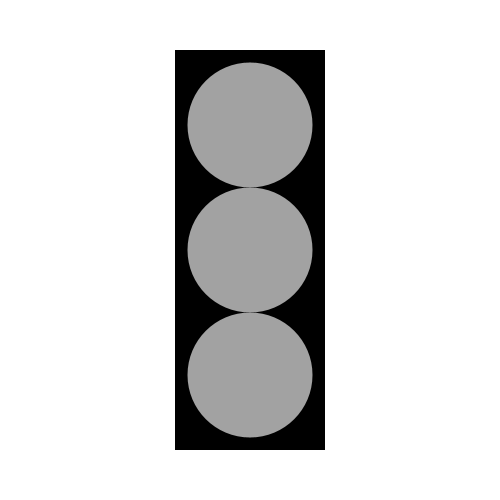
Frame 1 (no input)
Frame 60 (the mouse pressed at the canvas centre just before this capture): identical to frame 1, image omitted
Frame 120 (the mouse held since frame 60 and released just before this capture): identical to frame 1, image omitted

The Processing sketch that drew this single still picture (run headless with seeded random() and noise(); from frame 60 on, the mouse is pressed at the canvas centre):

// Processing sketch: TaskThree
// ── TaskThree.pde
//Declaring variables
int redLight = color(255, 0, 0); //Color red
int yellowLight = color(255, 255, 0); //Color yellow
int greenLight = color(0, 255, 0); //Color green
int frameColor = color(0);

//Write setup and set size
void setup() {
  size(500, 500);
}

//Write draw
void draw() {
  background(255);
  rectMode(CENTER);
  ellipseMode(CENTER);

  //Draw the trafficlight frame
  fill(frameColor);
  noStroke();
  rect(250, 250, 150, 400);

  //draw the red lightbulb
  fill(162);
  noStroke();
  ellipse(250, 125, 125, 125);

  //draw the yellow lightbulb
  fill(162);
  noStroke();
  ellipse(250, 250, 125, 125);

  //draw the green lightbulb
  fill(162);
  noStroke();
  ellipse(250, 375, 125, 125);

  //Make red light up when key 'R' is pressed
  if (keyPressed == true) {
    if (key == 'r') {
      fill(redLight);
      ellipse(250, 125, 125, 125);

      //Make yellow light up when key 'y' is pressed
    } else if (keyPressed == true) {
      if (key == 'y') {
        fill(yellowLight);
        ellipse(250, 250, 125, 125);

        //Make green light up when key 'G' is pressed
      } else if (keyPressed == true) {
        if (key == 'g') {
          fill(greenLight);
          ellipse(250, 375, 125, 125);
        }
      }
    }
  }
}
